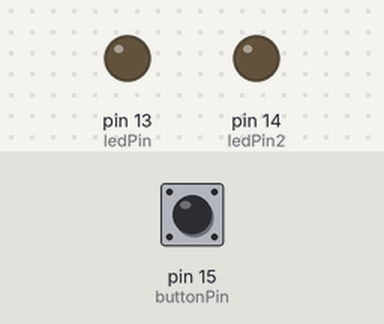
Recording of a sketch running on a simulated Arduino Uno, built with avr-gcc and run on an emulated ATmega328P. Parts: output pins drawn as LEDs (lit = HIGH). Dashed ring = blinking. Inputs (shaded band) come from the test bench; at power-on: pin 15 (buttonPin) LOW.

Above: at 1.2 s.
1.3 s: pin 15 (buttonPin) pulled HIGH for 3.2 s
At 1.7 s:
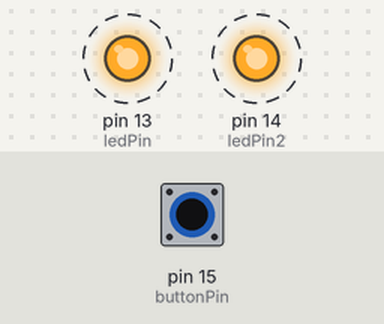
Timing chart, 0 to 6.3 s (numbered marks = the images above; inputs shaded):
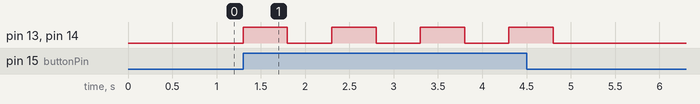

Measured:
- after the input at 1.3 s, pin 13 (ledPin), pin 14 (ledPin2): alternates HIGH for 0.50 s and LOW for 0.50 s, 8 changes in all, then stays LOW, starting at once

The sketch:

ledBlink.ino
```cpp
int ledPin = 13;
int ledPin2 = 14;
int buttonPin = 15;

void setup() {
  pinMode(ledPin, OUTPUT);
  pinMode(ledPin2, OUTPUT);
  pinMode(buttonPin, INPUT);
}

void loop() {
  if (digitalRead(buttonPin) == HIGH) {
    digitalWrite(ledPin, HIGH);
    digitalWrite(ledPin2, HIGH);
    delay(500);
    digitalWrite(ledPin, LOW);
    digitalWrite(ledPin2, LOW);
    delay(500);
  }
}
```
